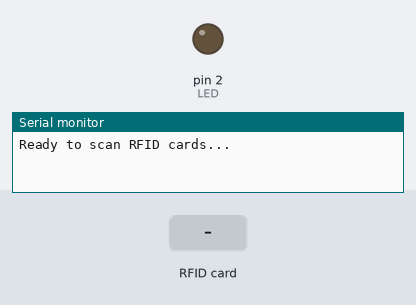
This sketch was run on a simulated Arduino Uno, built with avr-gcc and run on an emulated ATmega328P. Parts: output pins drawn as LEDs (lit = HIGH), the last lines printed to the serial monitor. The test bench sets the inputs (shaded band). Pins used as bus, display or sensor lines are not drawn.

Above: at 1.2 s.
1.3 s: RFID card 5E 7A 19 C4 held to the reader
At 1.9 s:
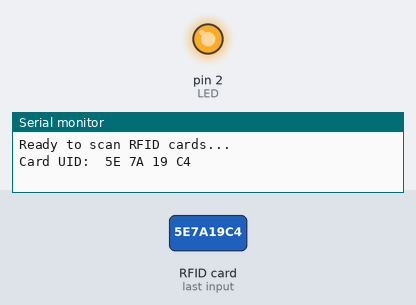
Timing chart, 0 to 4.3 s (numbered marks = the images above; inputs shaded):
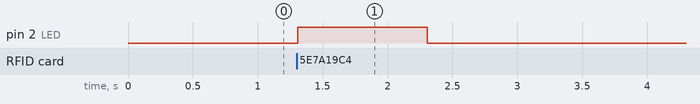

Measured:
- after the input at 1.3 s, pin 2 (LED): LOW → HIGH at once, → LOW 1.0 s later

The sketch:

rfid.ino
```cpp
#include <SPI.h>
#include <MFRC522.h>

#define RST_PIN 9
#define SS_PIN 10
#define LED 2

MFRC522 rfid(SS_PIN, RST_PIN);

unsigned long lastScanTime = 0;           // Track the last successful scan time
const unsigned long resetTimeout = 5000;  // 5 seconds timeout for reset

void setup() {
  Serial.begin(9600);
  SPI.begin();
  rfid.PCD_Init();
  pinMode(LED, OUTPUT);
  Serial.println("Ready to scan RFID cards...");
  lastScanTime = millis();
}

void loop() {
  // Reset the module if it's been too long since the last scan
  if (millis() - lastScanTime > resetTimeout) {
    Serial.println("Resetting RFID module...");
    rfid.PCD_Init();  // Reinitialize the RC522
    lastScanTime = millis();
  }

  // Look for new cards
  if (!rfid.PICC_IsNewCardPresent() || !rfid.PICC_ReadCardSerial()) {
    return;
  }

  // Print UID of the card
  Serial.print("Card UID: ");
  for (byte i = 0; i < rfid.uid.size; i++) {
    Serial.print(rfid.uid.uidByte[i] < 0x10 ? " 0" : " ");
    //Serial.print(rfid.uid.uidByte[i] < 0x10 ? "0" : "");
    Serial.print(rfid.uid.uidByte[i], HEX);
  }
  Serial.println();
  digitalWrite(LED, HIGH);
  delay(1000);
  digitalWrite(LED, LOW);

  // Update last scan time
  lastScanTime = millis();

  // Halt PICC (card)
  rfid.PICC_HaltA();
}
```
